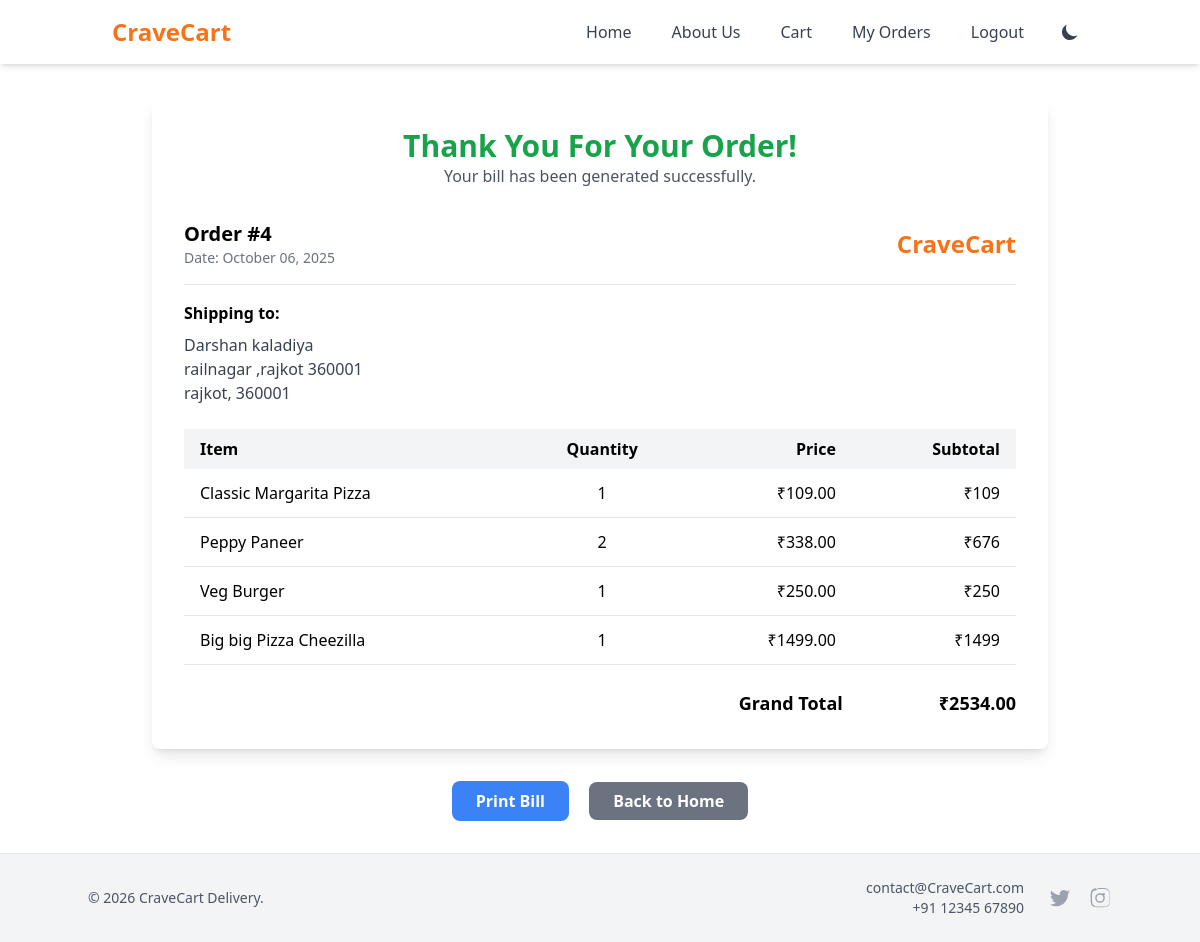
The page /order-confirmation/4/ (signed in) on the database its author committed.
### store/models.py (models this page shows, shortened)
class Order(models.Model):
    STATUS_CHOICES = (
        ('Pending', 'Pending'),
        ('Processing', 'Processing'),
        ('Delivered', 'Delivered'),
        ('Cancelled', 'Cancelled'),
    )
    PAYMENT_CHOICES = (
        ('Cash on Delivery', 'Cash on Delivery'),
        ('Card Payment', 'Card Payment'),
        ('UPI', 'UPI'),
    )
    user = models.ForeignKey(User, on_delete=models.CASCADE)
    created_at = models.DateTimeField(auto_now_add=True)
    updated_at = models.DateTimeField(auto_now=True)
    total_price = models.DecimalField(max_digits=10, decimal_places=2)
    shipping_address = models.TextField()
    status = models.CharField(max_length=20, choices=STATUS_CHOICES, default='Pending')
    payment_method = models.CharField(max_length=20, choices=PAYMENT_CHOICES, default='Cash on Delivery')

class OrderItem(models.Model):
    order = models.ForeignKey(Order, related_name='items', on_delete=models.CASCADE)
    food_item = models.ForeignKey(FoodItem, on_delete=models.CASCADE)
    quantity = models.PositiveIntegerField()
    price = models.DecimalField(max_digits=10, decimal_places=2)

class FoodItem(models.Model):
    name = models.CharField(max_length=100)
    description = models.TextField()
    price = models.DecimalField(max_digits=10, decimal_places=2)
    image_url = models.URLField(max_length=500, blank=True)
    category = models.ForeignKey(Category, on_delete=models.CASCADE)
    is_available = models.BooleanField(default=True)

### store/views.py (the view)
# urls.py: path('order-confirmation/<int:order_id>/', views.order_confirmation_view, name='order_confirmation'),
@login_required
def order_confirmation_view(request, order_id):
    order = get_object_or_404(Order, id=order_id, user=request.user)
    return render(request, 'store/order_confirmation.html', {'order': order})

### templates/store/order_confirmation.html
{% extends 'store/base.html' %}
{% block content %}
<div class="max-w-4xl mx-auto">
    <div id="bill" class="bg-white p-8 rounded-lg shadow-lg">
        <div class="text-center mb-8">
            <h1 class="text-3xl font-bold text-green-600">Thank You For Your Order!</h1>
            <p class="text-gray-600">Your bill has been generated successfully.</p>
        </div>
        <div class="flex justify-between items-center border-b pb-4 mb-4">
            <div>
                <h2 class="text-xl font-semibold">Order #{{ order.id }}</h2>
                <p class="text-sm text-gray-500">Date: {{ order.created_at|date:"F d, Y" }}</p>
            </div>
            <div class="text-2xl font-bold text-orange-500">CraveCart</div>
        </div>
        <div class="mb-6">
            <h3 class="font-semibold mb-2">Shipping to:</h3>
            <p class="text-gray-700">{{ order.shipping_address|linebreaksbr }}</p>
        </div>
        <table class="w-full text-left mb-6">
            <thead>
                <tr class="bg-gray-100">
                    <th class="py-2 px-4 font-semibold">Item</th>
                    <th class="py-2 px-4 font-semibold text-center">Quantity</th>
                    <th class="py-2 px-4 font-semibold text-right">Price</th>
                    <th class="py-2 px-4 font-semibold text-right">Subtotal</th>
                </tr>
            </thead>
            <tbody>
                {% for item in order.items.all %}
                <tr class="border-b">
                    <td class="py-3 px-4">{{ item.food_item.name }}</td>
                    <td class="py-3 px-4 text-center">{{ item.quantity }}</td>
                    <td class="py-3 px-4 text-right">₹{{ item.price }}</td>
                    <td class="py-3 px-4 text-right">₹{% widthratio item.price 1 item.quantity %}</td>
                </tr>
                {% endfor %}
            </tbody>
        </table>
        <div class="flex justify-end">
            <div class="w-full md:w-1/3">
                <div class="flex justify-between text-lg font-semibold">
                    <span>Grand Total</span>
                    <span>₹{{ order.total_price }}</span>
                </div>
            </div>
        </div>
    </div>
    <div class="text-center mt-8">
        <button onclick="window.print()"
            class="bg-blue-500 text-white font-bold py-2 px-6 rounded-lg hover:bg-blue-600 transition-colors">
            Print Bill
        </button>
        <a href="{% url 'home' %}"
            class="ml-4 bg-gray-500 text-white font-bold py-2 px-6 rounded-lg hover:bg-gray-600 transition-colors">
            Back to Home
        </a>
    </div>
</div>
{% endblock %}

### templates/store/base.html (shortened to what this page needs)
<!DOCTYPE html>
{% load static %}
<html lang="en" class="">
<head>
    <script src="https://cdn.tailwindcss.com"></script>
    <link rel="stylesheet" href="{% static 'css/style.css' %}">
</head>
<body class="bg-white dark:bg-gray-900 font-sans transition-colors duration-300">
    <div class="body-wrapper">
        <nav class="bg-white/80 dark:bg-gray-800/80 backdrop-blur-sm shadow-md sticky top-0 z-50">
            <div class="container mx-auto px-6 py-3">
                <div class="flex justify-between items-center">
                    <a class="text-2xl font-bold text-orange-500" href="{% url 'home' %}">CraveCart</a>
                    <div class="flex items-center space-x-4">
                        <div class="hidden md:flex items-center space-x-4">
                            <a class="py-2 px-3 text-gray-700 dark:text-gray-200 hover:text-orange-500 dark:hover:text-orange-400"
                                href="{% url 'home' %}">Home</a>
                            <a class="py-2 px-3 text-gray-700 dark:text-gray-200 hover:text-orange-500 dark:hover:text-orange-400"
                                href="{% url 'about' %}">About Us</a>
                            <a class="py-2 px-3 text-gray-700 dark:text-gray-200 hover:text-orange-500 dark:hover:text-orange-400"
                                href="{% url 'cart' %}">Cart</a>
                            <a class="py-2 px-3 text-gray-700 dark:text-gray-200 hover:text-orange-500 dark:hover:text-orange-400"
                                href="{% url 'order_history' %}">My Orders</a>
                        </div>
                        {% if user.is_authenticated %}
                        <a class="hidden md:inline-block py-2 px-3 text-gray-700 dark:text-gray-200 hover:text-orange-500 dark:hover:text-orange-400"
                            href="{% url 'logout' %}">Logout</a>
                        {% endif %}
                        <button id="theme-toggle"
                            class="p-2 rounded-lg text-gray-700 dark:text-gray-200 hover:bg-gray-200 dark:hover:bg-gray-700">
                            <svg id="theme-toggle-dark-icon" class="w-5 h-5 hidden" fill="currentColor"
                                viewBox="0 0 20 20">
                                <path d="M17.293 13.293A8 8 0 016.707 2.707a8.001 8.001 0 1010.586 10.586z"></path>
                            </svg>
                        </button>
                    </div>
                </div>
            </div>
        </nav>
        <main class="content container mx-auto px-6 py-8">
            {% block content %}
            {% endblock %}
        </main>
        <footer
            class="bg-gray-100 dark:bg-gray-800 text-gray-600 dark:text-gray-300 p-6 mt-auto border-t border-gray-200 dark:border-gray-700">
            <div class="container mx-auto flex flex-col md:flex-row justify-between items-center">
                <div class="text-center md:text-left mb-4 md:mb-0">
                    <p class="text-sm">&copy; {% now "Y" %} CraveCart Delivery.</p>
                </div>
                <div class="flex items-center space-x-6">
                    <div class="text-sm text-center md:text-right">
                        <p>contact@CraveCart.com</p>
                        <p>+91 12345 67890</p>
                    </div>
                    <div class="flex space-x-4">
                        <a href="#" class="text-gray-400 hover:text-orange-500" aria-label="Twitter">
                        </a>
                        <a href="#" class="text-gray-400 hover:text-orange-500" aria-label="Instagram">
                        </a>
                    </div>
                </div>
            </div>
        </footer>
    </div>
</body>
</html>

### static/css/style.css (style rules this page uses)
body { font-family: 'Inter', sans-serif; background-color: #f7fafc; }

### templates/store/base.html (style rules this page uses)
.body-wrapper { min-height: 100vh; display: flex; flex-direction: column; }
.content { flex-grow: 1; }

### rows shown on the page
Order: id "4", created_at "October 06, 2025", shipping_address "Darshan kaladiya railnagar ,rajkot 360001 rajkot, 360001", total_price "2534.00"
OrderItem: food_item.name "Classic Margarita Pizza", quantity "1", price "109.00", price+quantity "109"
OrderItem: food_item.name "Peppy Paneer", quantity "2", price "338.00", price+quantity "676"
OrderItem: food_item.name "Veg Burger", quantity "1", price "250.00", price+quantity "250"
OrderItem: food_item.name "Big big Pizza Cheezilla", quantity "1", price "1499.00", price+quantity "1499"
